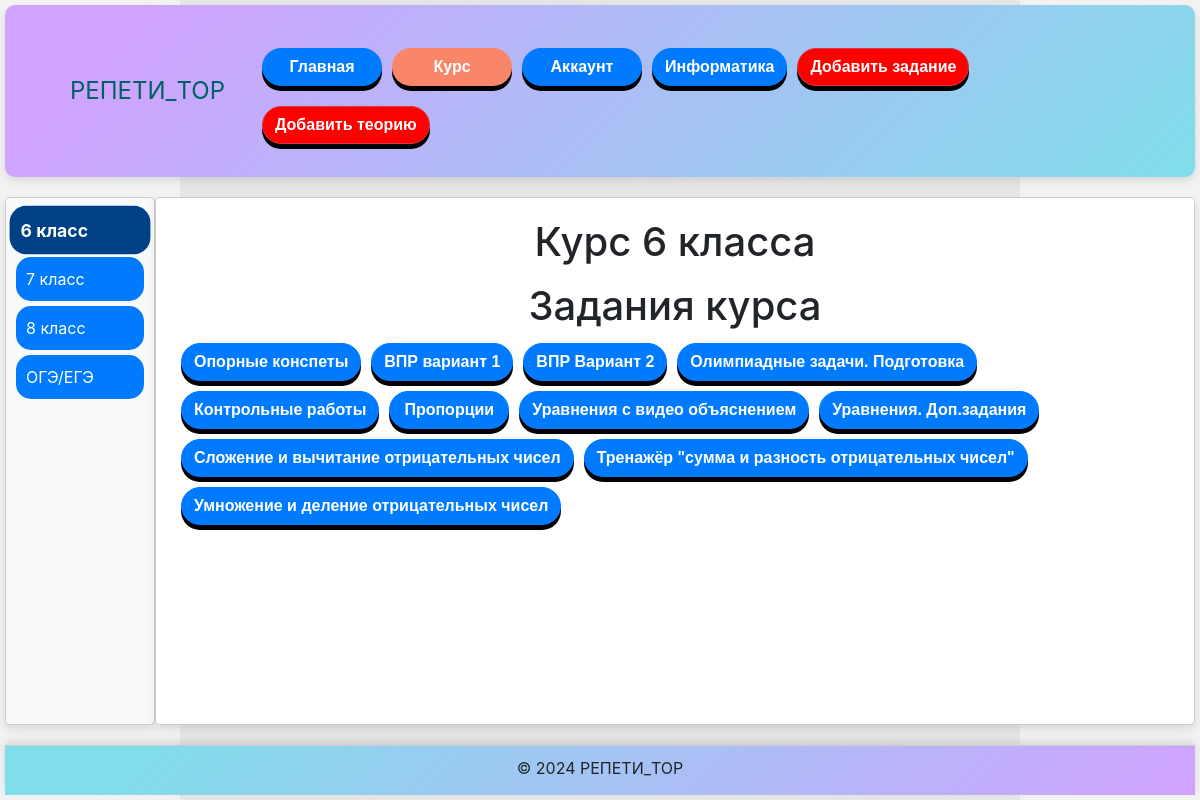
Before: /tasks/ (signed in) with the older database file.
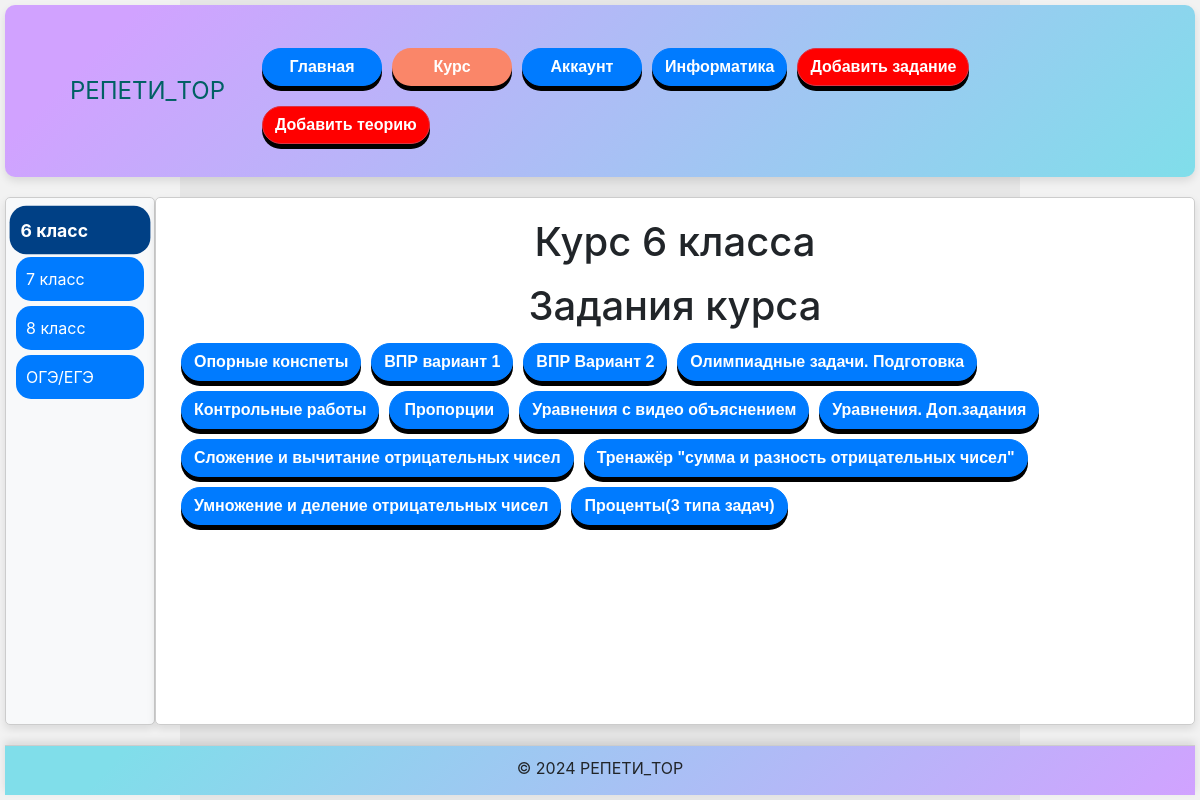
After: the same page with the newer database file.
### tasks/models.py (models this page shows, shortened)
class Course(models.Model):
    title = models.CharField(max_length=200)
    required_status = models.ForeignKey(Status, on_delete=models.CASCADE, related_name='courses', null=True, blank=True)
    grade = models.CharField(max_length=10, default='6class')

### tasks/views.py (the view)
# urls.py: path('', views.course_list, name='course_list'),
@login_required
def course_list(request):
    courses = Course.objects.all()
    explains = Explain.objects.all()
    user_statuses = request.user.profile.statuses.all()
    course_access = {course: course.required_status in user_statuses for course in courses}
    has_advanced_access = user_statuses.filter(name='advanced').exists()
    has_premium_access = user_statuses.filter(name='premium').exists()
    has_gold_access = user_statuses.filter(name='gold').exists()
    has_platinum_access = user_statuses.filter(name='platinum').exists()
    course_tasks = {
        1: Task.objects.filter(course_id=1),
        2: Task.objects.filter(course_id=2),
        3: Task.objects.filter(course_id=3),
        4: Task.objects.filter(course_id=4),
    }
    return render(request, 'tasks/course_list.html', {
        'courses': courses,
        'explains': explains,
        'course_access': course_access,
        'has_advanced_access': has_advanced_access,
        'has_premium_access': has_premium_access,
        'has_gold_access': has_gold_access,
        'has_platinum_access': has_platinum_access,
        'course_tasks': course_tasks,
    })

### tasks/templates/tasks/course_list.html (shortened to what this page needs)
{% load static %}
<!DOCTYPE html>
<html lang="en">
<head>
    <link rel="stylesheet" href="https://maxcdn.bootstrapcdn.com/bootstrap/4.5.2/css/bootstrap.min.css">
    <link rel="stylesheet" type="text/css" href="{% static 'styles.css' %}">
</head>
<body>
    <div class="flex-container">
        <header class="animated-header">
            <div class="container flex-header">
                <div class="logo">
                    <a class="navbar-brand">РЕПЕТИ_TOP</a>
                </div>
                <nav class="navbar navbar-expand-md">
                    <div class="collapse navbar-collapse" id="navbarNav">
                        <ul class="navbar-nav ml-auto">
                            <li class="nav-item"><a href="{% url 'home' %}" class="btn btn-primary">Главная</a></li>
                            {% if user.is_authenticated %}
                            <li class="nav-item"><a href="{% url 'course_list' %}" class="btn btn-course">Курс</a></li>
                            <li class="nav-item"><a href="{% url 'account' %}" class="btn btn-primary">Аккаунт</a></li>
                            <li class="nav-item"><a href="{% url 'computer_science_tasks' %}" class="btn btn-primary">Информатика</a></li>
                            {% else %}
                            <li class="nav-item"><a href="{% url 'login' %}" class="btn btn-primary">Вход</a></li>
                            <li class="nav-item"><a href="{% url 'register' %}" class="btn btn-primary">Регистрация</a></li>
                            {% endif %}
                            {% if user.is_superuser %}
                            <li class="nav-item"><a href="{% url 'add_task' %}" class="btn btn-danger">Добавить задание</a></li>
                            <li class="nav-item"><a href="{% url 'add_explanation' %}" class="btn btn-danger">Добавить теорию</a></li>
                            {% endif %}
                        </ul>
                    </div>
                </nav>
            </div>
        </header>
        <div class="flex-content">
            <aside class="sidebar">
                <div class="button-panel">
                    <button class="tab-button active" data-target="6class">6 класс</button>
                    <button class="tab-button" data-target="7class">7 класс</button>
                    <button class="tab-button" data-target="8class">8 класс</button>
                    <button class="tab-button" data-target="oge-ege">ОГЭ/ЕГЭ</button>
                </div>
            </aside>
            <main class="main-content">
                <div id="6class" class="tab-content">
                    {% if has_platinum_access %}
                        <h1 style="text-align: center;">Курс 6 класса</h1>
                        <h1 style="text-align: center;">Задания курса</h1>
                        <div class="tasks">
                            {% for course in courses %}
                                {% if course.grade == '6class' %}
                                    <li><a href="{% url 'task_detail' course.id %}" class="btn btn-primary">{{ course.title }}</a></li>
                                {% endif %}
                            {% endfor %}
                        </div>
                        {% endif %}
                </div>
            </main>
        </div>
        <footer class="animated-footer">
            &copy; 2024 РЕПЕТИ_TOP
        </footer>
    </div>
</body>
</html>

### static/styles.css (style rules this page uses)
html, body { height: 100%; margin: 0; }
button { min-width: 120px; border-radius: 15px; min-height: 40px; background-color: aqua; align-content: center; }
.logo { display: flex; justify-content: center; }
.flex-header { display: flex; justify-content: space-between; width: 100%; height: 100%; }
.animated-header { background-color: #d1a2ff; background-image: linear-gradient(135deg, #d1a2ff 10%, #80DEEA 100%); border-radius: 10px; width: 100%; min-height: 80px; margin-bottom: 20px; padding: 20px; box-shadow: 0 4px 8px rgba(0, 0, 0, 0.1); transition: background-color 0.3s ease-in-out; }
.navbar-brand { padding-left: 25px; text-align: center; min-height: 50px; min-width: 100px; align-content: center; color: #006064; font-size: 24px; }
.flex-container { display: flex; flex-direction: column; min-height: 100vh; align-items: center; padding: 5px; }
footer.animated-footer { text-align: center; min-height: 50px; width: 100%; background-color: #d1a2ff; background-image: linear-gradient(135deg, #80DEEA 10%, #d1a2ff 100%); border-top: 1px solid #ccc; padding: 10px 0; box-shadow: 0 -4px 8px rgba(0, 0, 0, 0.1); transition: background-color 0.3s ease-in-out; margin-top: auto; }
ul { display: flex; flex-direction: row; flex-wrap: wrap; }
li { list-style: none; }
.btn-primary, .btn-danger, .btn-course { min-width: 120px; transition: all 0.3s cubic-bezier(.215,.61,.355,1); margin: 5px; color: white; display: flex; justify-content: center; align-items: center; box-shadow: 0 5px #000; border-radius: 50px; font-family: 'Poppins', sans-serif; font-weight: bold; }
.btn-primary { background-color: #007bff; }
.btn-danger { background-color: red; }
.btn-course { background-color: #fa8669; }
.flex-content { display: flex; flex: 1; width: 100%; max-width: 1200px; }
.sidebar { max-width: 150px; padding: 10px; background-color: #f8f9fa; border-right: 1px solid #ccc; box-shadow: 0 4px 8px rgba(0, 0, 0, 0.1); }
.main-content { flex: 1; padding: 20px; background-color: #ffffff; border-radius: 5px; box-shadow: 0 4px 8px rgba(0, 0, 0, 0.1); }
.tab-button { width: 100%; padding: 10px; background-color: #007bff; color: white; border: none; cursor: pointer; text-align: left; transition: background-color 0.3s ease, transform 0.3s ease; margin-bottom: 5px; }
.tab-button.active { background-color: #004085; font-weight: bold; transform: scale(1.1); }
.tab-content { display: none; }
.navbar-collapse { transition: height 0.3s ease; overflow: hidden; }
.navbar-nav { flex-direction: column; text-align: center; }
.navbar-nav .nav-item { margin-top: 10px; }
aside { flex: 1; width: 100%; max-width: 1200px; padding: 20px; background-color: #ffffff; border: 1px solid #ccc; border-radius: 5px; box-shadow: 0 0 10px rgba(0, 0, 0, 0.1); margin-bottom: 20px; }
.tasks { display: flex; flex-direction: row; flex-wrap: wrap; }
main { flex: 1; width: 100%; max-width: 1200px; padding: 20px; background-color: #ffffff; border: 1px solid #ccc; border-radius: 5px; box-shadow: 0 0 10px rgba(0, 0, 0, 0.1); margin-bottom: 20px; }
@media (min-width:1024px) { li { text-align: left; } }

Changed rows visible on the page:
added Course: title "Проценты(3 типа задач)"
